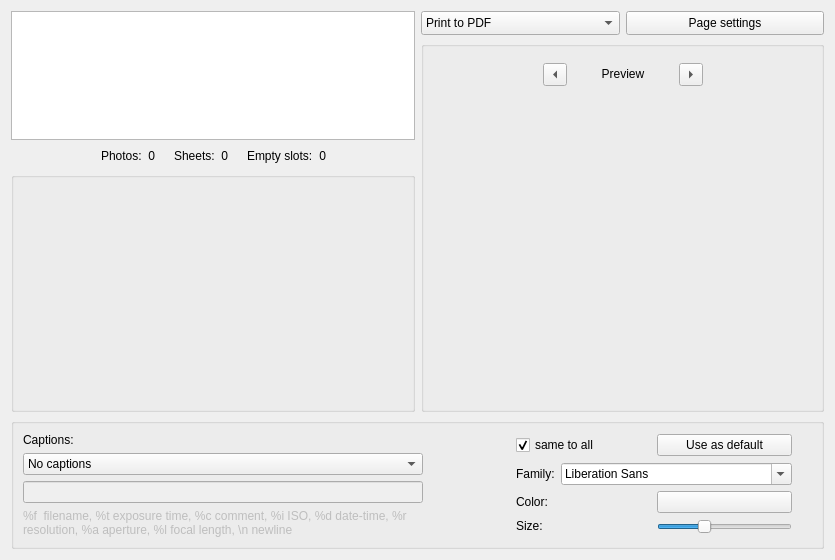
<?xml version="1.0" encoding="UTF-8"?>
<ui version="4.0">
 <class>PhotoPage</class>
 <widget class="QWidget" name="PhotoPage">
  <property name="geometry">
   <rect>
    <x>0</x>
    <y>0</y>
    <width>821</width>
    <height>560</height>
   </rect>
  </property>
  <property name="sizePolicy">
   <sizepolicy hsizetype="MinimumExpanding" vsizetype="MinimumExpanding">
    <horstretch>0</horstretch>
    <verstretch>0</verstretch>
   </sizepolicy>
  </property>
  <layout class="QGridLayout" name="gridLayout">
   <item row="0" column="0">
    <layout class="QHBoxLayout" name="horizontalLayout_11">
     <item>
      <layout class="QVBoxLayout" name="verticalLayout_10">
       <item>
        <layout class="QVBoxLayout" name="verticalLayout_9">
         <item>
          <widget class="QListWidget" name="ListPhotoSizes"/>
         </item>
         <item>
          <layout class="QHBoxLayout" name="horizontalLayout_3">
           <item>
            <spacer name="horizontalSpacer_7">
             <property name="orientation">
              <enum>Qt::Horizontal</enum>
             </property>
             <property name="sizeHint" stdset="0">
              <size>
               <width>13</width>
               <height>20</height>
              </size>
             </property>
            </spacer>
           </item>
           <item>
            <widget class="QLabel" name="TextLabel4_2">
             <property name="text">
              <string>Photos:</string>
             </property>
            </widget>
           </item>
           <item>
            <widget class="QLabel" name="LblPhotoCount">
             <property name="text">
              <string>&lt;p align=&quot;right&quot;&gt;0&lt;/p&gt;</string>
             </property>
            </widget>
           </item>
           <item>
            <spacer name="horizontalSpacer">
             <property name="orientation">
              <enum>Qt::Horizontal</enum>
             </property>
             <property name="sizeType">
              <enum>QSizePolicy::Fixed</enum>
             </property>
             <property name="sizeHint" stdset="0">
              <size>
               <width>13</width>
               <height>20</height>
              </size>
             </property>
            </spacer>
           </item>
           <item>
            <widget class="QLabel" name="TextLabel4">
             <property name="text">
              <string>Sheets:</string>
             </property>
            </widget>
           </item>
           <item>
            <widget class="QLabel" name="LblSheetsPrinted">
             <property name="text">
              <string>&lt;p align=&quot;right&quot;&gt;0&lt;/p&gt;</string>
             </property>
            </widget>
           </item>
           <item>
            <spacer name="horizontalSpacer_2">
             <property name="orientation">
              <enum>Qt::Horizontal</enum>
             </property>
             <property name="sizeType">
              <enum>QSizePolicy::Fixed</enum>
             </property>
             <property name="sizeHint" stdset="0">
              <size>
               <width>13</width>
               <height>20</height>
              </size>
             </property>
            </spacer>
           </item>
           <item>
            <widget class="QLabel" name="TextLabel6">
             <property name="text">
              <string>Empty slots:</string>
             </property>
            </widget>
           </item>
           <item>
            <widget class="QLabel" name="LblEmptySlots">
             <property name="text">
              <string>&lt;p align=&quot;right&quot;&gt;0&lt;/p&gt;</string>
             </property>
            </widget>
           </item>
           <item>
            <spacer name="horizontalSpacer_8">
             <property name="orientation">
              <enum>Qt::Horizontal</enum>
             </property>
             <property name="sizeHint" stdset="0">
              <size>
               <width>13</width>
               <height>20</height>
              </size>
             </property>
            </spacer>
           </item>
          </layout>
         </item>
        </layout>
       </item>
       <item>
        <widget class="QGroupBox" name="groupBox_2">
         <property name="minimumSize">
          <size>
           <width>200</width>
           <height>240</height>
          </size>
         </property>
         <property name="title">
          <string/>
         </property>
         <layout class="QVBoxLayout" name="verticalLayout_7">
          <item>
           <widget class="QWidget" name="mPrintList" native="true">
            <property name="sizePolicy">
             <sizepolicy hsizetype="Expanding" vsizetype="Expanding">
              <horstretch>0</horstretch>
              <verstretch>0</verstretch>
             </sizepolicy>
            </property>
            <property name="minimumSize">
             <size>
              <width>0</width>
              <height>0</height>
             </size>
            </property>
           </widget>
          </item>
         </layout>
        </widget>
       </item>
      </layout>
     </item>
     <item>
      <layout class="QVBoxLayout" name="verticalLayout_2">
       <item>
        <layout class="QHBoxLayout" name="horizontalLayout">
         <item>
          <widget class="QComboBox" name="m_printer_choice">
           <property name="minimumSize">
            <size>
             <width>0</width>
             <height>24</height>
            </size>
           </property>
           <property name="insertPolicy">
            <enum>QComboBox::InsertAtTop</enum>
           </property>
           <item>
            <property name="text">
             <string>Print to PDF</string>
            </property>
           </item>
           <item>
            <property name="text">
             <string>Print to JPG</string>
            </property>
           </item>
           <item>
            <property name="text">
             <string>Print to gimp</string>
            </property>
           </item>
          </widget>
         </item>
         <item>
          <widget class="QPushButton" name="m_pagesetup">
           <property name="minimumSize">
            <size>
             <width>0</width>
             <height>24</height>
            </size>
           </property>
           <property name="text">
            <string>Page settings</string>
           </property>
          </widget>
         </item>
        </layout>
       </item>
       <item>
        <widget class="QGroupBox" name="groupBox">
         <property name="sizePolicy">
          <sizepolicy hsizetype="Minimum" vsizetype="Preferred">
           <horstretch>0</horstretch>
           <verstretch>0</verstretch>
          </sizepolicy>
         </property>
         <property name="minimumSize">
          <size>
           <width>300</width>
           <height>0</height>
          </size>
         </property>
         <property name="title">
          <string/>
         </property>
         <layout class="QHBoxLayout" name="horizontalLayout_8">
          <item>
           <spacer name="horizontalSpacer_9">
            <property name="orientation">
             <enum>Qt::Horizontal</enum>
            </property>
            <property name="sizeHint" stdset="0">
             <size>
              <width>36</width>
              <height>20</height>
             </size>
            </property>
           </spacer>
          </item>
          <item>
           <layout class="QVBoxLayout" name="verticalLayout_12">
            <item>
             <spacer name="verticalSpacer">
              <property name="orientation">
               <enum>Qt::Vertical</enum>
              </property>
              <property name="sizeHint" stdset="0">
               <size>
                <width>20</width>
                <height>16</height>
               </size>
              </property>
             </spacer>
            </item>
            <item>
             <layout class="QVBoxLayout" name="verticalLayout">
              <item>
               <layout class="QHBoxLayout" name="horizontalLayout_2">
                <item>
                 <spacer name="horizontalSpacer_11">
                  <property name="orientation">
                   <enum>Qt::Horizontal</enum>
                  </property>
                  <property name="sizeHint" stdset="0">
                   <size>
                    <width>20</width>
                    <height>20</height>
                   </size>
                  </property>
                 </spacer>
                </item>
                <item>
                 <widget class="QToolButton" name="BtnPreviewPageDown">
                  <property name="maximumSize">
                   <size>
                    <width>30</width>
                    <height>32767</height>
                   </size>
                  </property>
                  <property name="toolTip">
                   <string>Previous photo</string>
                  </property>
                  <property name="whatsThis">
                   <string>Previous photo</string>
                  </property>
                  <property name="text">
                   <string>&lt;</string>
                  </property>
                  <property name="arrowType">
                   <enum>Qt::LeftArrow</enum>
                  </property>
                 </widget>
                </item>
                <item>
                 <widget class="QLabel" name="LblPreview">
                  <property name="sizePolicy">
                   <sizepolicy hsizetype="Preferred" vsizetype="Fixed">
                    <horstretch>0</horstretch>
                    <verstretch>0</verstretch>
                   </sizepolicy>
                  </property>
                  <property name="minimumSize">
                   <size>
                    <width>100</width>
                    <height>0</height>
                   </size>
                  </property>
                  <property name="text">
                   <string>Preview</string>
                  </property>
                  <property name="alignment">
                   <set>Qt::AlignCenter</set>
                  </property>
                 </widget>
                </item>
                <item>
                 <widget class="QToolButton" name="BtnPreviewPageUp">
                  <property name="maximumSize">
                   <size>
                    <width>30</width>
                    <height>32767</height>
                   </size>
                  </property>
                  <property name="toolTip">
                   <string>Next page</string>
                  </property>
                  <property name="whatsThis">
                   <string>Next page</string>
                  </property>
                  <property name="text">
                   <string>&gt;</string>
                  </property>
                  <property name="arrowType">
                   <enum>Qt::RightArrow</enum>
                  </property>
                 </widget>
                </item>
                <item>
                 <spacer name="horizontalSpacer_10">
                  <property name="orientation">
                   <enum>Qt::Horizontal</enum>
                  </property>
                  <property name="sizeHint" stdset="0">
                   <size>
                    <width>20</width>
                    <height>20</height>
                   </size>
                  </property>
                 </spacer>
                </item>
               </layout>
              </item>
              <item>
               <widget class="QLabel" name="BmpFirstPagePreview">
                <property name="sizePolicy">
                 <sizepolicy hsizetype="Fixed" vsizetype="Preferred">
                  <horstretch>0</horstretch>
                  <verstretch>0</verstretch>
                 </sizepolicy>
                </property>
                <property name="minimumSize">
                 <size>
                  <width>300</width>
                  <height>300</height>
                 </size>
                </property>
                <property name="alignment">
                 <set>Qt::AlignCenter</set>
                </property>
               </widget>
              </item>
             </layout>
            </item>
            <item>
             <spacer name="verticalSpacer_2">
              <property name="orientation">
               <enum>Qt::Vertical</enum>
              </property>
              <property name="sizeHint" stdset="0">
               <size>
                <width>20</width>
                <height>16</height>
               </size>
              </property>
             </spacer>
            </item>
           </layout>
          </item>
          <item>
           <spacer name="horizontalSpacer_5">
            <property name="orientation">
             <enum>Qt::Horizontal</enum>
            </property>
            <property name="sizeHint" stdset="0">
             <size>
              <width>35</width>
              <height>20</height>
             </size>
            </property>
           </spacer>
          </item>
         </layout>
        </widget>
       </item>
      </layout>
     </item>
    </layout>
   </item>
   <item row="1" column="0">
    <widget class="QGroupBox" name="groupBox_3">
     <property name="title">
      <string/>
     </property>
     <layout class="QHBoxLayout" name="horizontalLayout_12">
      <item>
       <layout class="QHBoxLayout" name="horizontalLayout_9">
        <item>
         <layout class="QVBoxLayout" name="verticalLayout_5">
          <item>
           <layout class="QVBoxLayout" name="verticalLayout_4">
            <item>
             <widget class="QLabel" name="label_2">
              <property name="sizePolicy">
               <sizepolicy hsizetype="Preferred" vsizetype="Fixed">
                <horstretch>0</horstretch>
                <verstretch>0</verstretch>
               </sizepolicy>
              </property>
              <property name="text">
               <string>Captions:</string>
              </property>
              <property name="buddy">
               <cstring>m_captions</cstring>
              </property>
             </widget>
            </item>
            <item>
             <widget class="QComboBox" name="m_captions">
              <item>
               <property name="text">
                <string>No captions</string>
               </property>
              </item>
              <item>
               <property name="text">
                <string>Image file names</string>
               </property>
              </item>
              <item>
               <property name="text">
                <string>Exif date-time</string>
               </property>
              </item>
              <item>
               <property name="text">
                <string>Comments</string>
               </property>
              </item>
              <item>
               <property name="text">
                <string>Free</string>
               </property>
              </item>
             </widget>
            </item>
           </layout>
          </item>
          <item>
           <layout class="QVBoxLayout" name="verticalLayout_3">
            <item>
             <widget class="QLineEdit" name="m_FreeCaptionFormat">
              <property name="enabled">
               <bool>false</bool>
              </property>
              <property name="minimumSize">
               <size>
                <width>400</width>
                <height>0</height>
               </size>
              </property>
             </widget>
            </item>
            <item>
             <widget class="QLabel" name="m_free_label">
              <property name="enabled">
               <bool>false</bool>
              </property>
              <property name="sizePolicy">
               <sizepolicy hsizetype="Preferred" vsizetype="Fixed">
                <horstretch>0</horstretch>
                <verstretch>0</verstretch>
               </sizepolicy>
              </property>
              <property name="text">
               <string>%f  filename, %t exposure time, %c comment, %i ISO, %d date-time, %r resolution, %a aperture, %l focal length, \n newline</string>
              </property>
              <property name="wordWrap">
               <bool>true</bool>
              </property>
             </widget>
            </item>
           </layout>
          </item>
         </layout>
        </item>
        <item>
         <spacer name="horizontalSpacer_3">
          <property name="orientation">
           <enum>Qt::Horizontal</enum>
          </property>
          <property name="sizeHint" stdset="0">
           <size>
            <width>40</width>
            <height>20</height>
           </size>
          </property>
         </spacer>
        </item>
        <item>
         <layout class="QVBoxLayout" name="verticalLayout_8">
          <item>
           <layout class="QHBoxLayout" name="horizontalLayout_4">
            <item>
             <widget class="QCheckBox" name="m_sameCaption">
              <property name="text">
               <string>same to all</string>
              </property>
              <property name="checked">
               <bool>true</bool>
              </property>
             </widget>
            </item>
            <item>
             <widget class="QPushButton" name="m_setDefault">
              <property name="text">
               <string>Use as default</string>
              </property>
             </widget>
            </item>
           </layout>
          </item>
          <item>
           <layout class="QVBoxLayout" name="verticalLayout_6">
            <item>
             <layout class="QHBoxLayout" name="horizontalLayout_5">
              <item>
               <widget class="QLabel" name="label_3">
                <property name="text">
                 <string>Family:</string>
                </property>
                <property name="buddy">
                 <cstring>m_font_name</cstring>
                </property>
               </widget>
              </item>
              <item>
               <widget class="QFontComboBox" name="m_font_name"/>
              </item>
             </layout>
            </item>
            <item>
             <layout class="QHBoxLayout" name="horizontalLayout_6">
              <item>
               <widget class="QLabel" name="label_4">
                <property name="text">
                 <string>Color:</string>
                </property>
                <property name="buddy">
                 <cstring>m_font_color</cstring>
                </property>
               </widget>
              </item>
              <item>
               <widget class="KDcrawIface::RColorSelector" name="m_font_color">
               </widget>
              </item>
             </layout>
            </item>
            <item>
             <layout class="QHBoxLayout" name="horizontalLayout_7">
              <item>
               <widget class="QLabel" name="textLabel1_2">
                <property name="sizePolicy">
                 <sizepolicy hsizetype="MinimumExpanding" vsizetype="Fixed">
                  <horstretch>0</horstretch>
                  <verstretch>0</verstretch>
                 </sizepolicy>
                </property>
                <property name="text">
                 <string>Size:</string>
                </property>
                <property name="wordWrap">
                 <bool>false</bool>
                </property>
                <property name="buddy">
                 <cstring>m_font_size</cstring>
                </property>
               </widget>
              </item>
              <item>
               <widget class="QSlider" name="m_font_size">
                <property name="sizePolicy">
                 <sizepolicy hsizetype="Expanding" vsizetype="Fixed">
                  <horstretch>0</horstretch>
                  <verstretch>0</verstretch>
                 </sizepolicy>
                </property>
                <property name="minimum">
                 <number>2</number>
                </property>
                <property name="maximum">
                 <number>8</number>
                </property>
                <property name="singleStep">
                 <number>2</number>
                </property>
                <property name="pageStep">
                 <number>2</number>
                </property>
                <property name="value">
                 <number>4</number>
                </property>
                <property name="orientation">
                 <enum>Qt::Horizontal</enum>
                </property>
               </widget>
              </item>
             </layout>
            </item>
           </layout>
          </item>
         </layout>
        </item>
       </layout>
      </item>
      <item>
       <layout class="QHBoxLayout" name="horizontalLayout_10">
        <item>
         <spacer name="verticalSpacer_5">
          <property name="orientation">
           <enum>Qt::Vertical</enum>
          </property>
          <property name="sizeHint" stdset="0">
           <size>
            <width>20</width>
            <height>13</height>
           </size>
          </property>
         </spacer>
        </item>
       </layout>
      </item>
     </layout>
    </widget>
   </item>
   <item row="2" column="0">
    <spacer name="verticalSpacer_3">
     <property name="orientation">
      <enum>Qt::Vertical</enum>
     </property>
     <property name="sizeHint" stdset="0">
      <size>
       <width>813</width>
       <height>5</height>
      </size>
     </property>
    </spacer>
   </item>
  </layout>
 </widget>
 <customwidgets>
  <customwidget>
   <class>KDcrawIface::RColorSelector</class>
   <extends>QPushButton</extends>
   <header>KDCRAW/RWidgetUtils</header>
  </customwidget>
 </customwidgets>
 <tabstops>
  <tabstop>ListPhotoSizes</tabstop>
  <tabstop>BtnPreviewPageDown</tabstop>
  <tabstop>BtnPreviewPageUp</tabstop>
 </tabstops>
 <resources/>
 <connections/>
</ui>
